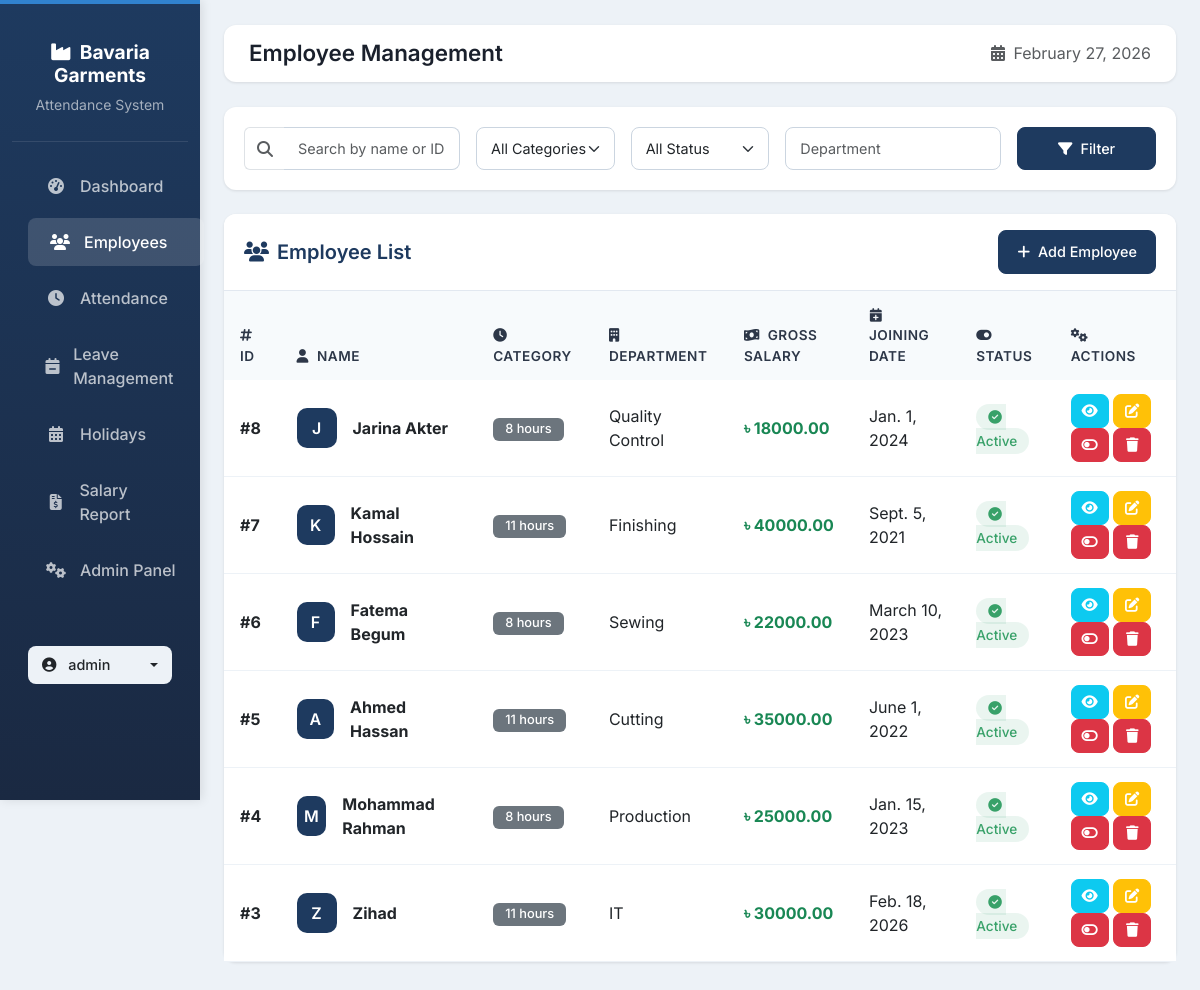
Page /employees/ (signed in) on the committed database.
### apps/accounts/models.py (models this page shows, shortened)
class User(AbstractUser):
    ROLE_CHOICES = (
        ('admin', 'Admin'),
        ('hr', 'HR'),
        ('viewer', 'Viewer'),
    )
    role = models.CharField(max_length=20, choices=ROLE_CHOICES, default='viewer')
    phone = models.CharField(max_length=20, blank=True)
    address = models.TextField(blank=True)
    profile_picture = models.ImageField(upload_to='profiles/', blank=True, null=True)
    created_at = models.DateTimeField(auto_now_add=True)
    updated_at = models.DateTimeField(auto_now=True)
    class Meta:
        db_table = 'users'
        verbose_name = _('user')
        verbose_name_plural = _('users')
        ordering = ['-date_joined']
    @property
    def is_admin(self):
        return self.role == 'admin' or self.is_superuser

### apps/employees/models.py (models this page shows, shortened)
class Employee(models.Model):
    CATEGORY_CHOICES = (
        ('8 hours', '8 Hours'),
        ('11 hours', '11 Hours'),
    )
    name = models.CharField(max_length=200)
    category = models.CharField(max_length=20, choices=CATEGORY_CHOICES, default='8 hours')
    gross_salary = models.DecimalField(max_digits=10, decimal_places=2)
    department = models.CharField(max_length=100)
    joining_date = models.DateField()
    status = models.BooleanField(default=True)
    is_repeated = models.BooleanField(default=False, help_text='Mark as duplicate/repeated record')
    created_at = models.DateTimeField(auto_now_add=True)
    updated_at = models.DateTimeField(auto_now=True)
    class Meta:
        db_table = 'employees'
        verbose_name = 'Employee'
        verbose_name_plural = 'Employees'
        ordering = ['-created_at']

### apps/employees/views.py (the view)
# urls.py: path('', views.EmployeeListView.as_view(), name='employee_list'),
class EmployeeListView(LoginRequiredMixin, ListView):
    model = Employee
    template_name = 'employees/employee_list.html'
    context_object_name = 'employees'
    paginate_by = 10
    def get_queryset(self):
        queryset = Employee.objects.all()
        search = self.request.GET.get('search')
        status = self.request.GET.get('status')
        category = self.request.GET.get('category')
        department = self.request.GET.get('department')
        if search:
            queryset = queryset.filter(
                Q(name__icontains=search) | Q(id__icontains=search) | Q(department__icontains=search)
            )
        if status:
            queryset = queryset.filter(status=status == 'true')
        if category:
            queryset = queryset.filter(category=category)
        if department:
            queryset = queryset.filter(department__icontains=department)
        return queryset.select_related()
    def get_context_data(self, **kwargs):
        context = super().get_context_data(**kwargs)
        context['filter_form'] = EmployeeFilterForm(self.request.GET)
        paginator = Paginator(self.get_queryset(), self.paginate_by)
        page = self.request.GET.get('page')
        try:
            employees = paginator.page(page)
        except PageNotAnInteger:
            employees = paginator.page(1)
        except EmptyPage:
            employees = paginator.page(paginator.num_pages)
        context['employees'] = employees
        return context

### templates/employees/employee_list.html (shortened to what this page needs)
{% extends 'base.html' %}
{% load static %}
{% block page_title %}Employee Management{% endblock %}
{% block content %}
<div class="filter-section">
    <form method="get" class="row g-3">
        <div class="col-md-3">
            <div class="input-group">
                <span class="input-group-text bg-white border-end-0">
                    <i class="fas fa-search text-muted"></i>
                </span>
                <input type="text" name="search" class="form-control border-start-0" placeholder="Search by name or ID" value="{{ request.GET.search|default:'' }}">
            </div>
        </div>
        <div class="col-md-2">
            <select name="category" class="form-select">
                <option value="">All Categories</option>
            </select>
        </div>
        <div class="col-md-2">
            <select name="status" class="form-select">
                <option value="">All Status</option>
            </select>
        </div>
        <div class="col-md-3">
            <input type="text" name="department" class="form-control" placeholder="Department" value="{{ request.GET.department|default:'' }}">
        </div>
        <div class="col-md-2">
            <button type="submit" class="btn btn-primary w-100"><i class="fas fa-filter me-2"></i>Filter</button>
        </div>
    </form>
</div>
<div class="card">
    <div class="card-header d-flex justify-content-between align-items-center bg-white">
        <h5 class="mb-0 header-text"><i class="fas fa-users me-2"></i>Employee List</h5>
        {% if user.is_admin or user.is_hr %}
        <a href="{% url 'employees:employee_create' %}" class="btn btn-primary">
            <i class="fas fa-plus me-2"></i>Add Employee
        </a>
        {% endif %}
    </div>
    <div class="card-body p-0">
        <div class="table-responsive">
            <table class="table table-hover mb-0">
                <thead>
                    <tr>
                        <th><i class="fas fa-hashtag me-2"></i>ID</th>
                        <th><i class="fas fa-user me-2"></i>Name</th>
                        <th><i class="fas fa-clock me-2"></i>Category</th>
                        <th><i class="fas fa-building me-2"></i>Department</th>
                        <th><i class="fas fa-money-bill-wave me-2"></i>Gross Salary</th>
                        <th><i class="fas fa-calendar-plus me-2"></i>Joining Date</th>
                        <th><i class="fas fa-toggle-on me-2"></i>Status</th>
                        <th><i class="fas fa-cogs me-2"></i>Actions</th>
                    </tr>
                </thead>
                <tbody>
                    {% for employee in employees %}
                    <tr>
                        <td><span class="fw-bold">#{{ employee.id }}</span></td>
                        <td>
                            <div class="d-flex align-items-center">
                                <div class="employee-avatar me-3">
                                    {{ employee.name|make_list|first|upper }}
                                </div>
                                <strong>{{ employee.name }}</strong>
                            </div>
                        </td>
                        <td>
                            <span class="badge category-badge bg-secondary">
                                {{ employee.category }}
                            </span>
                        </td>
                        <td>{{ employee.department }}</td>
                        <td><span class="fw-bold text-success">৳ {{ employee.gross_salary|floatformat:2 }}</span></td>
                        <td>{{ employee.joining_date }}</td>
                        <td>
                            {% if employee.status %}
                            <span class="status-active"><i class="fas fa-check-circle me-1"></i>Active</span>
                            {% else %}
                            <span class="status-inactive"><i class="fas fa-times-circle me-1"></i>Inactive</span>
                            {% endif %}
                        </td>
                        <td>
                            <a href="{% url 'employees:employee_detail' employee.pk %}" class="btn action-btn btn-info text-white" title="View">
                                <i class="fas fa-eye"></i>
                            </a>
                            {% if user.is_admin or user.is_hr %}
                            <a href="{% url 'employees:employee_update' employee.pk %}" class="btn action-btn btn-warning text-white" title="Edit">
                                <i class="fas fa-edit"></i>
                            </a>
                            <a href="{% url 'employees:employee_toggle_status' employee.pk %}" class="btn action-btn {% if employee.status %}btn-danger{% else %}btn-success{% endif %} text-white" title="{% if employee.status %}Deactivate{% else %}Activate{% endif %}">
                                <i class="fas fa-toggle-{% if employee.status %}off{% else %}on{% endif %}"></i>
                            </a>
                            {% endif %}
                            {% if user.is_admin %}
                            <form method="POST" action="{% url 'employees:delete_employee' employee.pk %}" style="display: inline;">
                                <button type="submit" class="btn action-btn btn-danger text-white" title="Delete" onclick="return confirm('Are you sure you want to delete this employee?');">
                                    <i class="fas fa-trash"></i>
                                </button>
                            </form>
                            {% endif %}
                        </td>
                    </tr>
                    {% endfor %}
                </tbody>
            </table>
        </div>
    </div>
</div>
{% endblock %}

### templates/base.html (shortened to what this page needs)
{% load static %}
<!DOCTYPE html>
<html lang="en">
<head>
    <link href="https://cdn.jsdelivr.net/npm/bootstrap@5.3.0/dist/css/bootstrap.min.css" rel="stylesheet">
    <link href="https://cdnjs.cloudflare.com/ajax/libs/font-awesome/6.4.0/css/all.min.css" rel="stylesheet">
</head>
<body>
    <div class="container-fluid">
        <div class="row">
            {% if user.is_authenticated %}
            <nav class="col-md-3 col-lg-2 d-md-block sidebar collapse show">
                <div class="position-sticky pt-3">
                    <div class="brand-section">
                        <h4><i class="fas fa-industry me-2"></i>Bavaria Garments</h4>
                        <small style="color: rgba(255,255,255,0.6);">Attendance System</small>
                    </div>
                    <ul class="nav flex-column mt-3">
                        <li class="nav-item">
                            <a href="{% url 'dashboard:dashboard' %}" class="{% if request.resolver_match.url_name == 'dashboard' %}active{% endif %}">
                                <i class="fas fa-tachometer-alt"></i> Dashboard
                            </a>
                        </li>
                        {% if user.is_admin or user.is_hr %}
                        <li class="nav-item">
                            <a href="{% url 'employees:employee_list' %}" class="{% if 'employees' in request.path %}active{% endif %}">
                                <i class="fas fa-users"></i> Employees
                            </a>
                        </li>
                        <li class="nav-item">
                            <a href="{% url 'attendance:attendance_list' %}" class="{% if 'attendance' in request.path %}active{% endif %}">
                                <i class="fas fa-clock"></i> Attendance
                            </a>
                        </li>
                        <li class="nav-item">
                            <a href="{% url 'leave:leave_list' %}" class="{% if 'leave' in request.path %}active{% endif %}">
                                <i class="fas fa-calendar-minus"></i> Leave Management
                            </a>
                        </li>
                        <li class="nav-item">
                            <a href="{% url 'holidays:holiday_list' %}" class="{% if 'holidays' in request.path %}active{% endif %}">
                                <i class="fas fa-calendar-alt"></i> Holidays
                            </a>
                        </li>
                        {% endif %}
                        <li class="nav-item">
                            <a href="{% url 'dashboard:salary_report' %}" class="{% if 'salary' in request.path %}active{% endif %}">
                                <i class="fas fa-file-invoice-dollar"></i> Salary Report
                            </a>
                        </li>
                        {% if user.is_admin %}
                        <li class="nav-item">
                            <a href="/admin" target="_blank">
                                <i class="fas fa-cogs"></i> Admin Panel
                            </a>
                        </li>
                        {% endif %}
                    </ul>
                    <div class="mt-4 px-3">
                        <div class="dropdown">
                            <button class="btn user-dropdown dropdown-toggle w-100 d-flex align-items-center justify-content-between" type="button" data-bs-toggle="dropdown">
                                <span><i class="fas fa-user-circle me-2"></i> {{ user.username }}</span>
                            </button>
                        </div>
                    </div>
                </div>
            </nav>
            {% endif %}
            <main class="col-md-9 ms-sm-auto col-lg-10 px-md-4 main-content">
                {% if user.is_authenticated %}
                <nav class="modern-navbar d-flex justify-content-between align-items-center">
                    <div class="d-flex align-items-center">
                        <h1 class="page-title">{% block page_title %}Dashboard{% endblock %}</h1>
                    </div>
                    <div class="d-flex align-items-center">
                        <span class="text-muted">
                            <i class="fas fa-calendar-alt me-1"></i> {% now "F j, Y" %}
                        </span>
                    </div>
                </nav>
                {% endif %}
                {% block content %}{% endblock %}
            </main>
        </div>
    </div>
</body>
</html>

### rows in the picture
User: username "admin"
Employee: id "8", name|make_list "J", name "Jarina Akter", category "8 hours", department "Quality Control", gross_salary "18000.00", joining_date "Jan. 1, 2024", status True (drawn)
Employee: id "7", name|make_list "K", name "Kamal Hossain", category "11 hours", department "Finishing", gross_salary "40000.00", joining_date "Sept. 5, 2021", status True (drawn)
Employee: id "6", name|make_list "F", name "Fatema Begum", category "8 hours", department "Sewing", gross_salary "22000.00", joining_date "March 10, 2023", status True (drawn)
Employee: id "5", name|make_list "A", name "Ahmed Hassan", category "11 hours", department "Cutting", gross_salary "35000.00", joining_date "June 1, 2022", status True (drawn)
Employee: id "4", name|make_list "M", name "Mohammad Rahman", category "8 hours", department "Production", gross_salary "25000.00", joining_date "Jan. 15, 2023", status True (drawn)
Employee: id "3", name|make_list "Z", name "Zihad", category "11 hours", department "IT", gross_salary "30000.00", joining_date "Feb. 18, 2026", status True (drawn)
